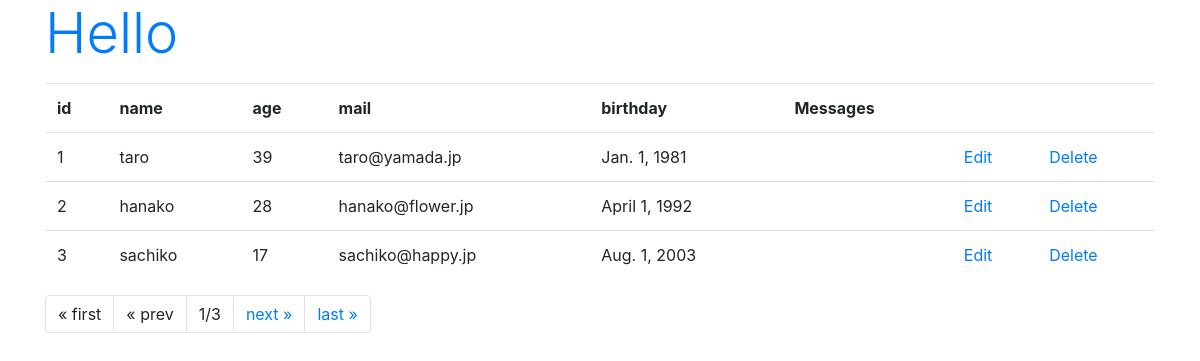
/hello/, run on an earlier commit of the app's database.
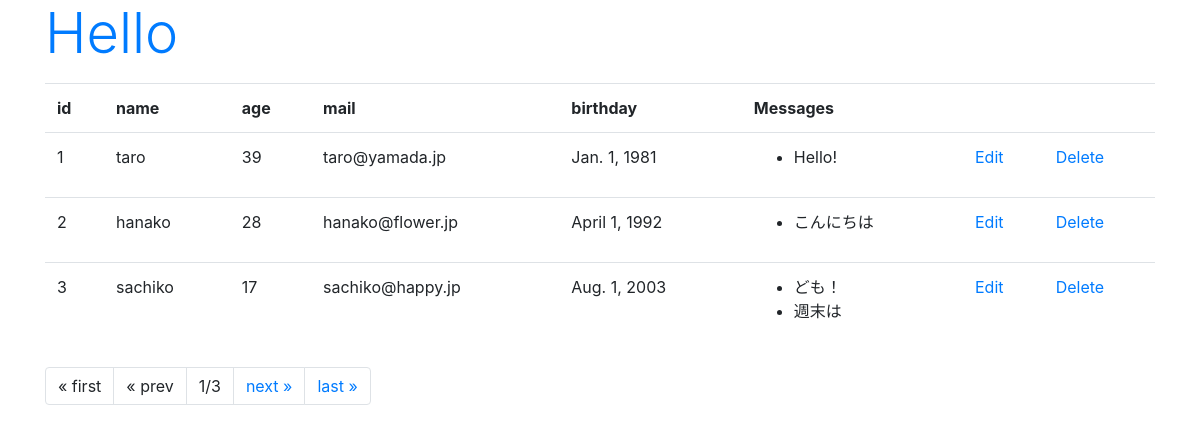
And on a later commit of the database.
### hello/models.py (models this page shows, shortened)
class Friend(models.Model):
  name = models.CharField(max_length=100, \
    validators=[number_only])
  mail = models.EmailField(max_length=200)
  gender = models.BooleanField()
  age = models.IntegerField()
  birthday = models.DateField()

class Message(models.Model):
  friend = models.ForeignKey(Friend, on_delete=models.CASCADE)
  title = models.CharField(max_length=100)
  content = models.CharField(max_length=300)
  pub_date = models.DateTimeField(auto_now_add=True)
  class Meta:
    ordering = ('pub_date',)

### hello/views.py (the view)
# urls.py: path('', views.index, name='index'),
def index(request, num=1):
  data = Friend.objects.all()
  page = Paginator(data, 3)
  params = {
    'title': 'Hello',
    'message': '',
    'data': page.get_page(num),
  }
  return render(request, 'hello/index.html', params)

### hello/templates/hello/index.html (shortened to what this page needs)
{% load static %}
<!DOCTYPE html>
<html lang="ja">
  <head>
    <link rel="stylesheet" href="https://stackpath.bootstrapcdn.com/bootstrap/4.3.1/css/bootstrap.min.css">
  </head>
  <body class="container">
    <h1 class="display-4 text-primary">{{ title }}</h1>
    <table class="table">
      <tr>
        <th>id</th>
        <th>name</th>
        <th>age</th>
        <th>mail</th>
        <th>birthday</th>
        <th>Messages</th>
        <th></th><th></th>
      </tr>
    {% for item in data %}
      <tr>
        <td>{{item.id}}</td>
        <td>{{item.name}}</td>
        <td>{{item.age}}</td>
        <td>{{item.mail}}</td>
        <td>{{item.birthday}}</td>
        <td><ul>
          {% for ob in item.message_set.all %}
            <li>{{ob.title}}</li>
          {% endfor %}
        </ul></td>
        <td><a href="{% url 'edit' item.id %}">Edit</a></td>
        <td><a href="{% url 'delete' item.id %}">Delete</a></td>
      </tr>
    {% endfor %}
    </table>
    <ul class="pagination">
      {% if data.has_previous %}
      <li class="page-item">
        <a href="{% url 'index' %}" class="page-link">&laquo; first</a>
      </li>
      <li class="page-item">
        <a href="{% url 'index' %}{{data.previous_page_number}}" class="page-link">&laquo; prev</a>
      </li>
      {% else %}
      <li class="page-item">
        <a class="page-link">&laquo; first</a>
      </li>
      <li class="page-item">
        <a class="page-link">&laquo; prev</a>
      </li>
      {% endif %}
      <li class="page-item">
        <a class="page-link">{{data.number}}/{{data.paginator.num_pages}}</a>
      </li>
      {% if data.has_next %}
      <li class="page-item">
       <a href="{% url 'index' %}{{data.next_page_number}}" class="page-link">next &raquo;</a>
      </li>
      <li class="page-item">
        <a href="{% url 'index' %}{{data.paginator.num_pages}}" class="page-link">last &raquo;</a>
      </li>
      {% endif %}
    </ul>
  </body>
</html>

What changed in the data, as far as the page shows it:
added Message: title "Hello!", shown under Friend "taro"
added Message: title "こんにちは", shown under Friend "hanako"
added Message: title "ども！", shown under Friend "sachiko"
added Message: title "週末は", shown under Friend "sachiko"
